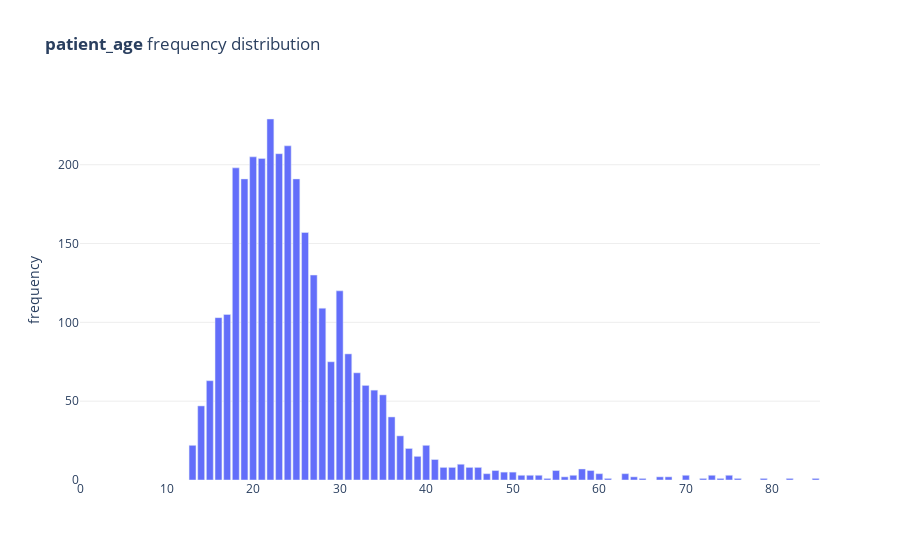

This figure's notebook cell:
### Code cell
num_freq_plot(regexp_age_gender_1_extracts, 'patient_age')

### Figure 1 — Plotly figure (JSON) as saved in the notebook; plotly's stock layout.template omitted (floating-point values rounded to 4 significant figures)
{"data": [{"hovertemplate": "Value: %{x:,}<br>Frequency: %{y:,}<br><extra></extra>", "hovertext": [13, 14, 15, 16, 17, 18, 19, 20, 21, 22, 23, 24, 25, 26, 27, 28, 29, 30, 31, 32, 33, 34, 35, 36, 37, 38, 39, 40, 41, 42, 43, 44, 45, 46, 47, 48, 49, 50, 51, 52, 53, 54, 55, 56, 57, 58, 59, 60, 61, 63, 64, 65, 67, 68, 70, 72, 73, 74, 75, 76, 79, 82, 85], "type": "bar", "x": [13, 14, 15, 16, 17, 18, 19, 20, 21, 22, 23, 24, 25, 26, 27, 28, 29, 30, 31, 32, 33, 34, 35, 36, 37, 38, 39, 40, 41, 42, 43, 44, 45, 46, 47, 48, 49, 50, 51, 52, 53, 54, 55, 56, 57, 58, 59, 60, 61, 63, 64, 65, 67, 68, 70, 72, 73, 74, 75, 76, 79, 82, 85], "y": [22, 47, 63, 103, 105, 198, 191, 205, 204, 229, 207, 212, 191, 157, 130, 109, 75, 120, 80, 68, 60, 57, 54, 40, 28, 20, 15, 22, 13, 8, 8, 10, 8, 8, 4, 6, 5, 5, 3, 3, 3, 1, 6, 2, 3, 7, 6, 4, 1, 4, 2, 1, 2, 2, 3, 1, 3, 1, 3, 1, 1, 1, 1]}], "layout": {"autosize": true, "plot_bgcolor": "#fff", "showlegend": false, "title": {"text": "<b>patient_age</b> frequency distribution"}, "xaxis": {"autorange": true, "range": [0, 85.5], "rangemode": "tozero", "type": "linear"}, "yaxis": {"autorange": true, "gridcolor": "#eee", "range": [0, 241.1], "rangemode": "tozero", "title": {"text": "frequency"}, "type": "linear"}}}
